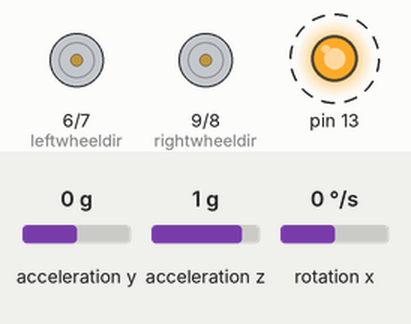
This sketch was run on a simulated Arduino Uno, built with avr-gcc and run on an emulated ATmega328P. On the bench: direction and speed pins drawn as motors (green arrow = direction pin HIGH = forward, orange = LOW = backward, longer = more drive), output pins drawn as LEDs (lit = HIGH). Dashed ring = blinking. Inputs (shaded band) come from the test bench; at power-on: rotation x 0 °/s, acceleration y 0 g, acceleration z 1 g. What the sketch prints to the serial monitor is not drawn.

Above: at 1.2 s.
1.3 s: rotation x set to -2 °/s
4.3 s: rotation x set to -4 °/s
At 7.18 s:
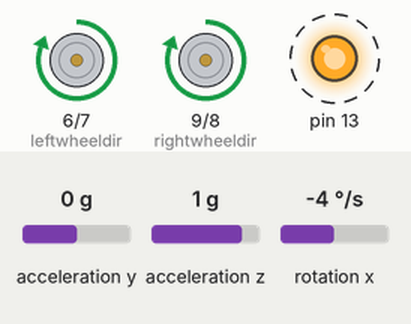
7.3 s: acceleration y set to -1.4 g
At 9.5 s:
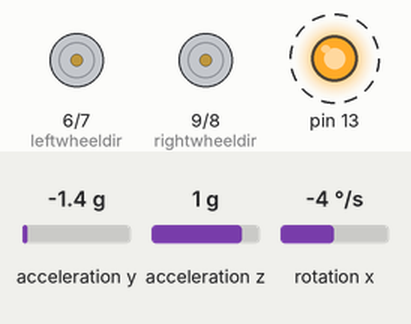
10.3 s: acceleration y set to 0.8 g
At 11.8 s:
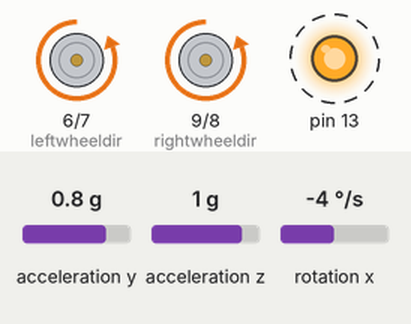
13.3 s: acceleration y set to -0.8 g
At 14.3 s:
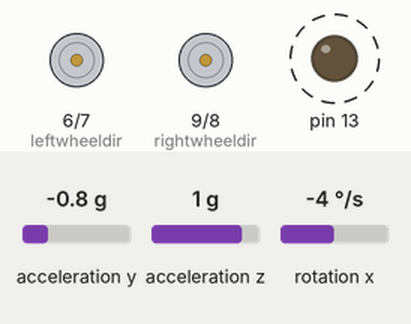
16.3 s: acceleration y set to 0 g
At 18.8 s:
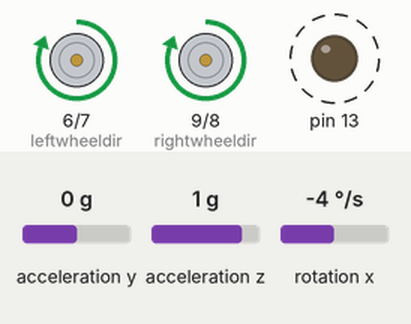
Timing chart, 0 to 20.3 s (numbered marks = the images above; inputs shaded):
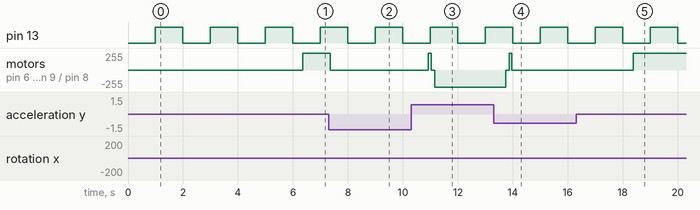

The sketch:

balbot.ino
```cpp
#include "Wire.h"
#include "I2Cdev.h"
#include "MPU6050.h"
#include "math.h"

#define leftwheelPWM   7
#define leftwheeldir   6
#define rightwheelPWM  8
#define rightwheeldir  9
#define samplingtime  0.005
#define correctionAngle -2.0
#define p  20
#define d  0.1
#define i  40

int16_t accY, accZ, gyroX;
volatile int motorPower, gyroRate;
volatile float accAngle, gyroAngle, currentAngle, prevAngle=0, error, prevError=0, errorSum=0;
volatile byte count=0;

MPU6050 mpu;

void setMotors(int leftwheelSpeed, int rightwheelSpeed) {
  if(leftwheelSpeed >= 0) {
    analogWrite(leftwheelPWM, leftwheelSpeed);
    digitalWrite(leftwheeldir, LOW);
  }
  else {
    analogWrite(leftwheelPWM, 255 + leftwheelSpeed);
    digitalWrite(leftwheeldir, HIGH);
  }
  if(rightwheelSpeed >= 0) {
    analogWrite(rightwheelPWM, rightwheelSpeed);
    digitalWrite(rightwheeldir, LOW);
  }
  else {
    analogWrite(rightwheelPWM, 255 + rightwheelSpeed);
    digitalWrite(rightwheeldir, HIGH);
  }
}

void init_PID() {
  // initialize Timer1
  cli();          // disable global interrupts
  TCCR1A = 0;     // set entire TCCR1A register to 0
  TCCR1B = 0;     // same for TCCR1B
  // set compare match register to set sample time 5ms
  OCR1A = 9999;
  // turn on CTC mode
  TCCR1B |= (1 << WGM12);
  // Set CS11 bit for prescaling by 8
  TCCR1B |= (1 << CS11);
  // enable timer compare interrupt
  TIMSK1 |= (1 << OCIE1A);
  sei();          // enable global interrupts
}

void setup() {
  Serial.begin(9600);
  // set the motor control and PWM pins to output mode
  pinMode(leftwheelPWM, OUTPUT);
  pinMode(leftwheeldir, OUTPUT);
  pinMode(rightwheelPWM, OUTPUT);
  pinMode(rightwheeldir, OUTPUT);
  // set the status LED to output mode
  pinMode(13, OUTPUT);
  // initialize the MPU6050 and set offset values
  mpu.initialize();
  mpu.setYAccelOffset(-274);
  mpu.setZAccelOffset(165);
  mpu.setXGyroOffset(-68);
  // initialize PID sampling loop
  init_PID();
}

void loop() {
  // read acceleration and gyroscope values
  accY = mpu.getAccelerationY();
  accZ = mpu.getAccelerationZ();
  gyroX = mpu.getRotationX();
  Serial.println(gyroX);
  // set motor power after constraining it
  motorPower = constrain(motorPower, -255, 255);
  //Serial.println("i'm here");
  setMotors(motorPower, motorPower);

}
// The ISR will be called every 5 milliseconds
ISR(TIMER1_COMPA_vect)
{
  // calculate the angle of inclination
  accAngle = atan2(accY, accZ)*RAD_TO_DEG;
  gyroRate = map(gyroX, -32768, 32767, -250, 250);
  gyroAngle = (float)gyroRate*samplingtime;
  currentAngle = 0.9934*(prevAngle + gyroAngle) + 0.0066*(accAngle);
  error = currentAngle - correctionAngle;
  errorSum = errorSum + error;
  //Serial.println(errorSum);
  errorSum = constrain(errorSum, -300, 300);
  //Serial.println("error sum=%f", errorSum);
  //calculate output from P, I and D values
  motorPower = p*(error) + i*(errorSum)*samplingtime - d*(currentAngle-prevAngle)/samplingtime;
  prevAngle = currentAngle;
  // toggle the led on pin13 every second
  count++;
  if(count == 200)  {
    count = 0;
    digitalWrite(13, !digitalRead(13));
  }
}
```

Measured:
- the behaviour switches between -3 and -4 °/s on rotation x (found by bisection; images 0 and 1)
- after the input at 4.3 s, motor on pin 6 (leftwheeldir) / pin 7 (leftwheelPWM), motor on pin 9 (rightwheeldir) / pin 8 (rightwheelPWM): stopped → forward 255/255 after 2.1 s
- after the input at 7.3 s, motor on pin 6 (leftwheeldir) / pin 7 (leftwheelPWM), motor on pin 9 (rightwheeldir) / pin 8 (rightwheelPWM): forward 255/255 → stopped after 0.07 s
- after the input at 10.3 s, motor on pin 6 (leftwheeldir) / pin 7 (leftwheelPWM), motor on pin 9 (rightwheeldir) / pin 8 (rightwheelPWM): stopped → forward 255/255 after 0.62 s, → stopped 0.12 s later, → backward 255/255 0.12 s later
- after the input at 13.3 s, motor on pin 6 (leftwheeldir) / pin 7 (leftwheelPWM), motor on pin 9 (rightwheeldir) / pin 8 (rightwheelPWM): backward 255/255 → stopped after 0.44 s, → forward 255/255 0.12 s later, → stopped 0.11 s later
- after the input at 16.3 s, motor on pin 6 (leftwheeldir) / pin 7 (leftwheelPWM), motor on pin 9 (rightwheeldir) / pin 8 (rightwheelPWM): stopped → forward 255/255 after 2.1 s
- by itself, pin 13: alternates HIGH for 1.0 s and LOW for 1.0 s
